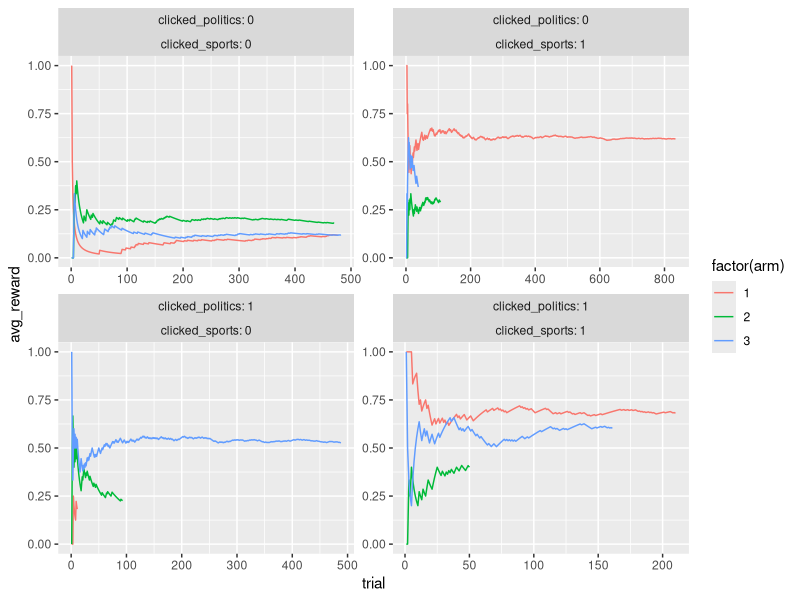

The R script that drew this image:
## ---- chunk 1
library(dplyr)
library(broom)
library(MASS)
library(ggplot2)
library(purrr)
library(tidyr)
library(knitr)

# set number of observations
n <- 10000

# make this reproducible
set.seed(7)

# simulate some data!
bandit_data <- data_frame(
  clicked_sports = sample(c(0,1), n, prob = c(0.6, 0.4), replace = T),
  clicked_politics = sample(c(0,1), n, prob = c(0.7, 0.3), replace = T),
  arm = sample(c(1:3), n, replace =  T),
  sports_coef = case_when(arm == 1 ~ .5,
                          arm == 2 ~ .1,
                          arm == 3 ~ .1),
  politics_coef = case_when(arm == 1 ~ .1,
                            arm == 2 ~ .1,
                            arm == 3 ~ .4),
  arm_baseline = case_when(arm == 1 ~ .1,
                           arm == 2 ~ .2,
                           arm == 3 ~ .1),
  rand_draw = runif(n)
) %>%
  mutate(click_factor = arm_baseline + sports_coef * clicked_sports + politics_coef * clicked_politics) %>%
  mutate(click = ifelse(click_factor >= rand_draw, 1, 0))
## ---- chunk 2
bandit_data %>%
  group_by(arm, clicked_sports, clicked_politics) %>%
  summarise(ct = n(), reward = sum(click), mean_clk_rt = mean(click)) %>%
  group_by(clicked_sports, clicked_politics) %>%
  filter(mean_clk_rt == max(mean_clk_rt)) %>%
  kable()

## ---- chunk 3
alpha = 7
## ---- chunk 4
library(MASS)

# this function returns the ucb estimates or p_t_a from above
inside_for_func <- function(inverse_cov_matrix, reward_vector_times_design_matrix, context_vector, alpha){
  theta_hat <- inverse_cov_matrix %*% reward_vector_times_design_matrix
  ucb_estimate <- t(theta_hat) %*% context_vector + 
    alpha * sqrt(t(context_vector) %*% inverse_cov_matrix %*% context_vector)
  return(ucb_estimate)
}

# This function updates the covariate matrix
update_cov_matrix <- function(cov_matrix, context_vector){
  return(cov_matrix + context_vector %*% t(context_vector))
}

# this one updates b_a from above
update_reward_vector_times_design_matrix <- function(reward_vector_times_design_matrix, reward, context_vector){
  return(reward_vector_times_design_matrix + reward * context_vector)
}

## ---- chunk 5
arms <- c(1:3)
d <- 2
arm_choice <- c()
cov_matrix <- list()
reward_vector_times_design_matrix <- list()
ucb_estimate <- matrix(0, n, length(arms))
## ---- chunk 6
for (t in 1:n){
  context <- bandit_data[t,]
  for (a in arms){
    if(t == 1){
      cov_matrix[[a]] <- diag(d)
      reward_vector_times_design_matrix[[a]] <- rep(0, d)
    }
    inverse_cov_matrix <- ginv(cov_matrix[[a]])
    ucb_estimate[t, a] <- inside_for_func(inverse_cov_matrix, 
                    as.matrix(reward_vector_times_design_matrix[[a]]), 
                    as.matrix(c(context$clicked_sports, context$clicked_politics)), 
                    alpha)
  }
  trial_arm <- which(ucb_estimate[t,] == max(ucb_estimate[t,]))
  if(length(trial_arm) > 1){
    trial_arm <- sample(trial_arm, 1)
  }
  if(trial_arm == context$arm){
    arm_choice[t] <- trial_arm
  }else{
    arm_choice[t] <- t*10 # need to do this so I can filter out unused observations from bandit dataset
    next
  }
  cov_matrix[[arm_choice[t]]] <- update_cov_matrix(cov_matrix[[arm_choice[t]]], 
                                                as.matrix(c(context$clicked_sports, context$clicked_politics)))
  reward_vector_times_design_matrix[[arm_choice[t]]] <- update_reward_vector_times_design_matrix(
    as.matrix(reward_vector_times_design_matrix[[arm_choice[t]]]),
    context$click,
    as.matrix(c(context$clicked_sports, context$clicked_politics))
  )
}

## ---- chunk 7
bandit_data$arm_choice <- arm_choice

# create a function to apply to the list columns of the bandit data
lm_fun <- function(data){
  return(tidy(summary(lm(click ~ 0 + clicked_sports + clicked_politics, data))))
}

# apply the lm function to each arm's data from the original dataset
bandit_data %>%
  nest(-arm) %>%
  mutate(model = map(data, lm_fun)) %>%
  unnest(model) %>%
  dplyr::select(arm, term, data_estimate = estimate) %>%
  arrange(arm) -> coefficients_from_data

# calculate the coefficients for each of the arms using the bandit data
map_df(arms, function(i) data_frame(arm = i, term = c("clicked_sports", "clicked_politics"), bandit_estimate = as.vector(ginv(cov_matrix[[i]]) %*% reward_vector_times_design_matrix[[i]]))) -> coefficients_from_bandit

# join them together and see how different they are
coefficients_from_data %>%
  inner_join(coefficients_from_bandit, by = c("arm", "term")) %>%
  mutate(percent_difference = 100*((bandit_estimate - data_estimate)/data_estimate)) -> estimate_data
## ---- chunk 8
kable(estimate_data)
## ---- chunk 9

bandit_data %>%
  filter(arm_choice < 10) %>%
  group_by(clicked_sports, clicked_politics, arm_choice) %>%
  mutate(total_reward = cumsum(click), trial = c(1:n())) %>%
  mutate(avg_reward = total_reward/trial) %>%
  ggplot(aes(x = trial, y = avg_reward, color = factor(arm), group = factor(arm))) +
  geom_path() +
  facet_wrap(~clicked_politics + clicked_sports, scales = "free", labeller = "label_both")

